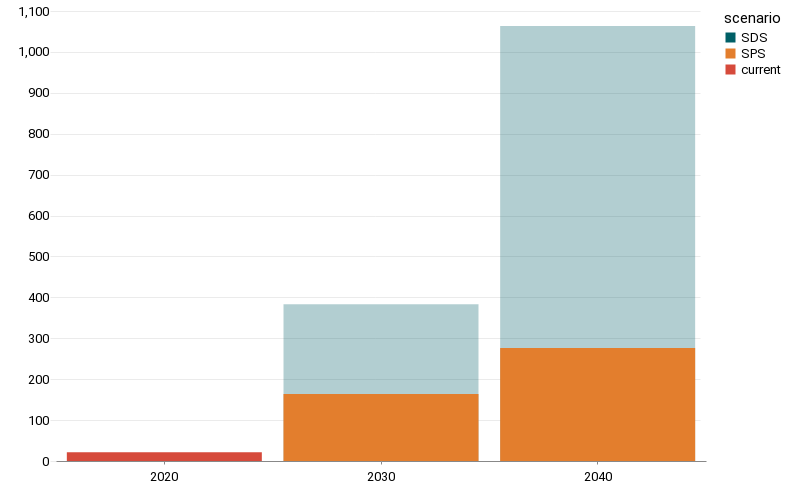

The notebook cell this image was saved under:
### Code cell
alt.Chart(df_slim).mark_bar().encode(
    x=alt.X("year:O", axis=alt.Axis(title="")),
    y=alt.Y("evs_storage", stack=None, axis=alt.Axis(title="")),
    color=alt.Color("scenario:N"),
    opacity=alt.condition(alt.datum.scenario == "SDS", alt.value(0.3), alt.value(1)),
    order=alt.Order("scenario", sort="ascending"),
).properties(width=650)

### Figure 1 — Vega-Lite specification as saved in the notebook (floating-point values rounded to 4 significant figures)
{"config": {"view": {"width": 800, "height": 450, "strokeOpacity": 0}, "background": "#ffffff", "title": {"anchor": "start", "font": "Summit Sans", "fontColor": "palette[\"black\"]", "fontSize": 18, "fontWeight": "normal"}, "arc": {"fill": "#00d4d8"}, "area": {"fill": "#00d4d8"}, "line": {"stroke": "#00d4d8", "strokeWidth": 3}, "path": {"stroke": "#00d4d8"}, "rect": {"fill": "#00d4d8"}, "shape": {"stroke": "#00d4d8"}, "bar": {"fill": "#00d4d8"}, "point": {"stroke": "#00d4d8"}, "symbol": {"fill": "#00d4d8", "size": 30}, "axis": {"titleFont": "Roboto", "titleFontSize": 15, "titleFontWeight": "normal", "labelFont": "Roboto, sans", "labelFontSize": 13, "labelFontWeight": "normal"}, "axisX": {"labelAngle": 0, "labelPadding": 6, "tickSize": 3, "grid": false}, "axisY": {"labelBaseline": "middle", "maxExtent": 45, "minExtent": 45, "titleAlign": "left", "titleAngle": 0, "titleX": -45, "titleY": -11, "domainOpacity": 0, "gridWidth": 0.6, "gridColor": "#dddddd", "offset": 6, "tickSize": 0, "titleColor": "#767676"}, "legend": {"titleFont": "Roboto", "titleFontSize": 15, "titleFontWeight": "normal", "symbolType": "square", "labelFont": "Roboto, sans", "labelFontSize": 13}, "range": {"category": ["#005f66", "#e37e2d", "#d64a3b", "#76b0ef", "#c1bc40"], "diverging": ["#e68a4f", "#f4bb6a", "#f9e39c", "#dadfe2", "#a6b7c6", "#849eae"], "heatmap": ["#7ff6f6", "#00eeef", "#00d4d8", "#00abb2", "#00848b", "#fbf2c7", "#00363d"], "ordinal": ["#7ff6f6", "#00eeef", "#00d4d8", "#00abb2", "#00848b", "#fbf2c7", "#00363d"], "ramp": ["#7ff6f6", "#00eeef", "#00d4d8", "#00abb2", "#00848b", "#fbf2c7", "#00363d"]}}, "data": {"name": "data-7dafb1ac1cc4925193202e51dcbb54e8"}, "mark": "bar", "encoding": {"color": {"field": "scenario", "type": "nominal"}, "opacity": {"condition": {"value": 0.3, "test": "(datum.scenario === 'SDS')"}, "value": 1}, "order": {"field": "scenario", "sort": "ascending", "type": "nominal"}, "x": {"axis": {"title": ""}, "field": "year", "type": "ordinal"}, "y": {"axis": {"title": ""}, "field": "evs_storage", "stack": null, "type": "quantitative"}}, "width": 650, "$schema": "https://vega.github.io/schema/vega-lite/v4.17.0.json", "datasets": {"data-7dafb1ac1cc4925193202e51dcbb54e8": [{"year": "2020", "scenario": "current", "evs_storage": 21.6}, {"year": "2030", "scenario": "SPS", "evs_storage": 164.0}, {"year": "2040", "scenario": "SPS", "evs_storage": 276.1}, {"year": "2030", "scenario": "SDS", "evs_storage": 383.1}, {"year": "2040", "scenario": "SDS", "evs_storage": 1063.0}]}}
